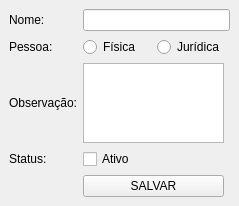
<?xml version="1.0" encoding="UTF-8"?>
<ui version="4.0">
 <class>MainWindow</class>
 <widget class="QMainWindow" name="MainWindow">
  <property name="geometry">
   <rect>
    <x>0</x>
    <y>0</y>
    <width>239</width>
    <height>206</height>
   </rect>
  </property>
  <property name="windowTitle">
   <string>Cadastro de Cliente</string>
  </property>
  <widget class="QWidget" name="centralwidget">
   <layout class="QGridLayout" name="gridLayout">
    <item row="0" column="0">
     <widget class="QLabel" name="label_nome">
      <property name="text">
       <string>Nome:</string>
      </property>
     </widget>
    </item>
    <item row="0" column="1" colspan="2">
     <widget class="QLineEdit" name="lineEdit"/>
    </item>
    <item row="1" column="0">
     <widget class="QLabel" name="label_pessoa">
      <property name="text">
       <string>Pessoa:</string>
      </property>
     </widget>
    </item>
    <item row="3" column="0">
     <widget class="QLabel" name="label_status">
      <property name="text">
       <string>Status:</string>
      </property>
     </widget>
    </item>
    <item row="1" column="1">
     <layout class="QHBoxLayout" name="horizontalLayout">
      <item>
       <widget class="QRadioButton" name="radioButton_fisica">
        <property name="text">
         <string>Física</string>
        </property>
       </widget>
      </item>
      <item>
       <widget class="QRadioButton" name="radioButton_juridica">
        <property name="text">
         <string>Jurídica</string>
        </property>
       </widget>
      </item>
     </layout>
    </item>
    <item row="2" column="0">
     <widget class="QLabel" name="label_obs">
      <property name="text">
       <string>Observação:</string>
      </property>
     </widget>
    </item>
    <item row="2" column="1">
     <widget class="QPlainTextEdit" name="plainTextEdit"/>
    </item>
    <item row="3" column="1">
     <widget class="QCheckBox" name="checkBox">
      <property name="text">
       <string>Ativo</string>
      </property>
     </widget>
    </item>
    <item row="4" column="1">
     <widget class="QPushButton" name="pushButton">
      <property name="text">
       <string>SALVAR</string>
      </property>
     </widget>
    </item>
   </layout>
  </widget>
 </widget>
 <resources/>
 <connections/>
</ui>
